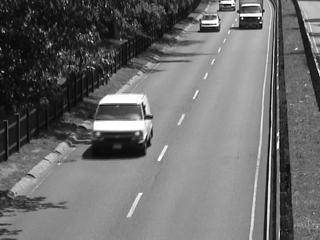
#> input picture advanced_vision_algorithms/optical_flow/data/I.jpg, 320 x 240 px
$ python pyramid.py
#> lines starting #> are read from the running program, lines starting #| are printed output that depends on the picture
import numpy as np
import cv2
import matplotlib.pyplot as plt


def of(I, J, u0, v0, W2=1, dY=1, dX=1):
    u = np.zeros(I.shape, np.int8)
    v = np.zeros(I.shape, np.int8)

    for j in range(2*W2, I.shape[0]-2*W2):
        for i in range(2*W2, I.shape[1]-2*W2):
            IO = np.float32(I[j - W2:j + W2 + 1, i - W2:i + W2 + 1])
            dd = np.ones((2*dY + 1, 2*dX + 1), np.float64)*np.inf
            for j1 in range(-dX, dX+1):
                for i1 in range(-dY, dY+1):
                    JO = np.float32(J[j - W2 + j1 + u0[j, i]:j + W2 + 1 + j1 + u0[j, i], i - W2 + i1 + v0[j, i]:i + W2 + 1 + i1 + v0[j, i]])
                    dd[j1+dX, i1+dY] = np.sum(np.sqrt((np.square(JO - IO))))
            ind = np.unravel_index(np.argmin(dd, axis=None), dd.shape)
            u[j, i] = ind[0]-dX + u0[j, i]
            v[j, i] = ind[1]-dY + v0[j, i]

    return u, v;


def pyramid(im, max_scale):
    images = [im];
    for k in range(1, max_scale):
        images.append(cv2.resize(images[k-1], (0, 0), fx=0.5, fy=0.5))#, interpolation=cv2.INTER_NEAREST))
    return images


I = cv2.imread('data/I.jpg')
#> I is the input picture: shape (240, 320, 3); min 0, max 255, mean 107.9
J = cv2.imread('data/J.jpg')
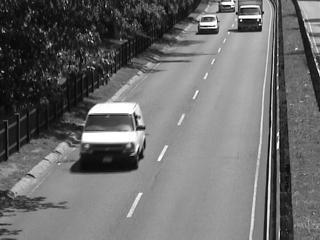
#> input picture advanced_vision_algorithms/optical_flow/data/J.jpg, 320 x 240 px
#> J is the input picture: shape (240, 320, 3); min 0, max 255, mean 107.9
I = cv2.cvtColor(I, cv2.COLOR_BGR2GRAY)
#> I: shape (240, 320)
J = cv2.cvtColor(J, cv2.COLOR_BGR2GRAY)
#> J: shape (240, 320)

max_scale = 3
IP = pyramid(I, max_scale)
#> after the loop in pyramid, `for k in range(1, max_scale):`: images = 3 items
#> IP = 3 items
JP = pyramid(J, max_scale)
#> JP = 3 items

u0 = np.zeros(IP[-1].shape, np.int8)
v0 = np.zeros(JP[-1].shape, np.int8)

for i in range(1, max_scale+1):
    u, v = of(IP[-i], JP[-i], u0, v0, W2=1, dY=1, dX=1)
    v0 = cv2.resize(v, (0, 0), fx=2, fy=2, interpolation=cv2.INTER_NEAREST)
    u0 = cv2.resize(u, (0, 0), fx=2, fy=2, interpolation=cv2.INTER_NEAREST)
#> this loop made 3 passes
#> pass 1, `u, v = of(IP[-i], JP[-i], u0, v0, W2=1, dY=1, dX=1)`:
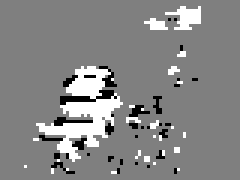
#> u: shape (60, 80) int8 (shown 3 times larger); min -1, max 1, mean 0.0567; drawn with min black and max white
#> pass 1, `u, v = of(IP[-i], JP[-i], u0, v0, W2=1, dY=1, dX=1)`:
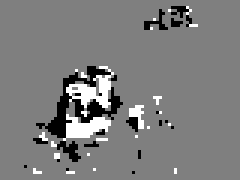
#> v: shape (60, 80) int8 (shown 3 times larger); min -1, max 1, mean -0.0142; drawn with min black and max white
#> after the loop:
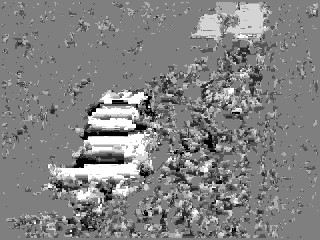
#> u: shape (240, 320) int8; min -3, max 3, mean 0.073; drawn with min black and max white
#> after the loop:
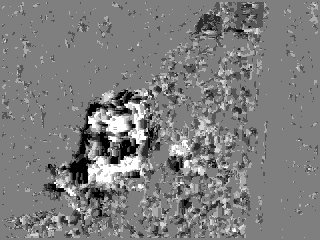
#> v: shape (240, 320) int8; min -3, max 3, mean -0.0421; drawn with min black and max white


plt.imshow(J)
plt.quiver(u, v)#, scale=0.3, scale_units='dots')
plt.show()
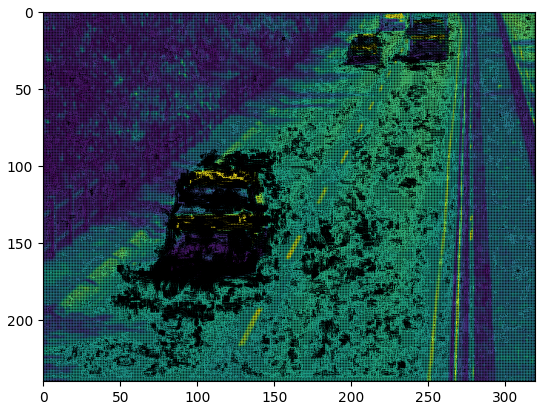
#> figure drawn by matplotlib, 1 panel

cv2.waitKey(0)
